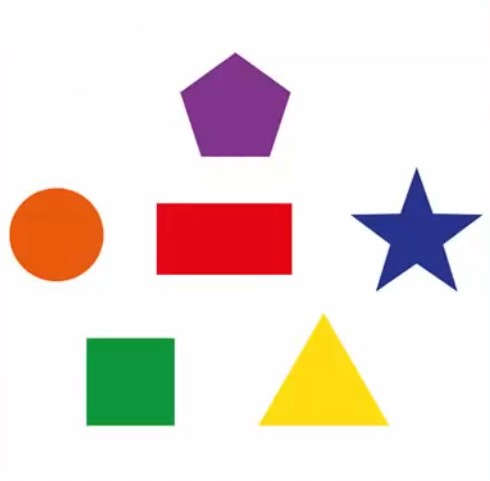
#> input picture files/shapes.jpg, 490 x 481 px
$ python detect_shapes.py
#> lines starting #> are read from the running program, lines starting #| are printed output that depends on the picture; after the words box and inside, x2 and y2 are one past the last pixel; in counts of white or black regions, pixels touching at a corner belong together; long printed decimals are rounded
import cv2
import numpy as np

img = cv2.imread("files/shapes.jpg",1)
#> img is the input picture: shape (481, 490, 3); mean B, G, R 216.7, 222.6, 234.7
gray_img = cv2.cvtColor(img,cv2.COLOR_BGR2GRAY)
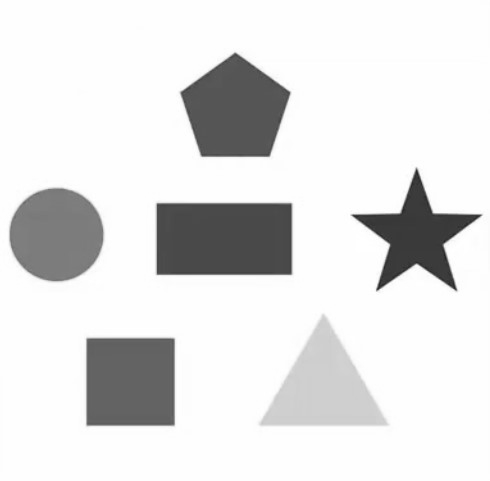
#> gray_img: shape (481, 490); min 34, max 255, mean 225.6

_, thresh = cv2.threshold(gray_img,240,255,cv2.THRESH_BINARY)
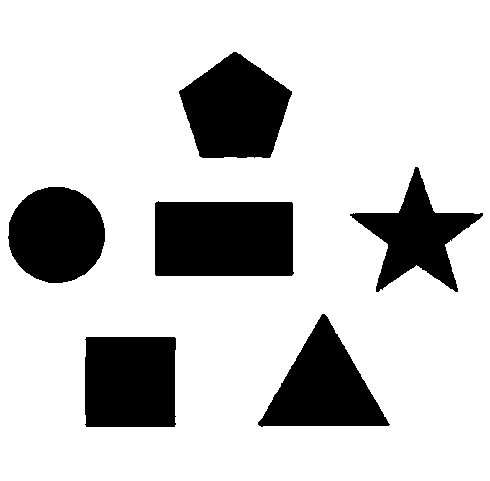
#> thresh: shape (481, 490); 79.7% white; 6 black regions


contours, _ = cv2.findContours(thresh, cv2.RETR_TREE,cv2.CHAIN_APPROX_NONE)
#> contours = 7 contours; box (x1, y1, x2, y2) and area: (0, 0, 490, 481) 234720, (154, 200, 295, 277) 10420, (178, 51, 293, 159) 8504, (84, 336, 177, 428) 8263, (257, 313, 391, 428) 7807, (7, 186, 106, 284) 7457, (349, 166, 484, 293) 6454

for c in contours:
    approx = cv2.approxPolyDP(c, 0.01 * cv2.arcLength(c,True), True)

    cv2.drawContours(img, [approx], 0, (0,0,0),3)

    x = approx.ravel()[0]
    y = approx.ravel()[1]

    if len(approx) == 3:
        cv2.putText(img,"Triangle",(x+15,y+30), cv2.FONT_HERSHEY_COMPLEX,0.5,(0,0,0))

    elif len(approx) == 4:
        x,y,w,h = cv2.boundingRect(approx)
        asp_ratio = float(w)/h
        print(asp_ratio)
        if asp_ratio > 0.95 and asp_ratio < 1.05:
            cv2.putText(img,"Square",(x+15,y+30), cv2.FONT_HERSHEY_COMPLEX,0.5,(0,0,0))
        else:
            cv2.putText(img,"Rectangle",(x+15,y+30), cv2.FONT_HERSHEY_COMPLEX,0.5,(0,0,0))

    elif len(approx) == 5:
        cv2.putText(img,"Pentagon",(x+15,y+30), cv2.FONT_HERSHEY_COMPLEX,0.5,(0,0,0))

    elif len(approx) == 10:
        cv2.putText(img,"star",(x+15,y+30), cv2.FONT_HERSHEY_COMPLEX,0.5,(0,0,0))

    else:
        cv2.putText(img,"circle",(x+15,y+30), cv2.FONT_HERSHEY_COMPLEX,0.5,(0,0,0))
#> this loop made 7 passes
#> (approx, w, h, asp_ratio) on passes 1 to 4: ([[0, 0], [0, 480], [489, 480], [489, 0]], 490, 481, 1.02), ([[85, 337], [174, 336], [175, 426], [86, 427]], 91, 92, 0.989), ([[257, 422], [324, 313], [390, 424], [261, 427]], 134, 115, 1.17), ([[154, 203], [291, 201], [294, 273], [156, 276]], 141, 76, 1.86)
#| 1.019
#| 0.9891
#| 1.165
#| 1.855
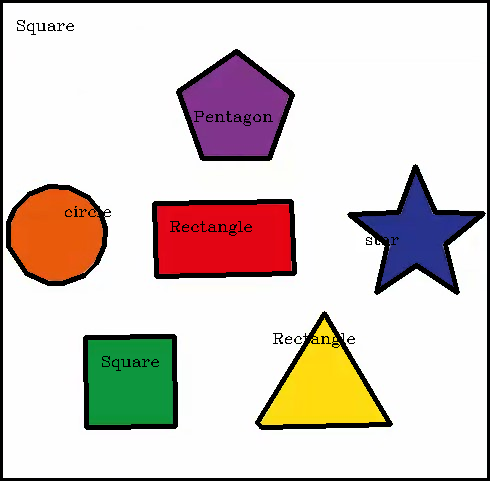
#> img: shape (481, 490, 3); 7.86% of pixels changed, all inside (x1, y1, x2, y2) = (0, 0, 490, 481)


cv2.imshow("image",img)
cv2.waitKey(0)
cv2.destroyAllWindows()
